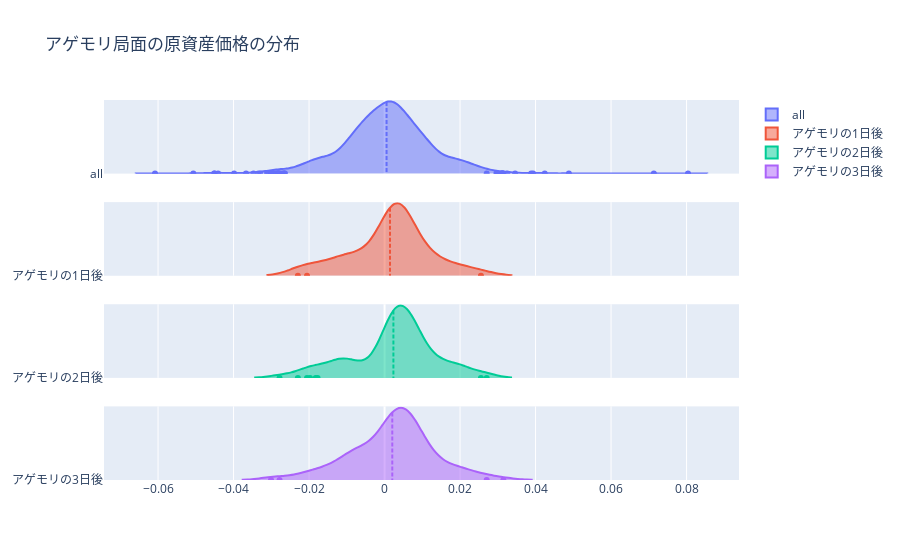

Notebook code for this chart:
### Code cell
def get_agemori_next_days(days=1, col="UnderlyingPrice"):
    return pd.concat(
        [
            s_iv_pct_change.loc[agemori_day:, :].iloc[1 : days + 1]
            for agemori_day in agemori.index
        ]
    ).loc[:, col]


s_next_days = [get_agemori_next_days(i) for i in range(1, 4)]
iv_next_days = [get_agemori_next_days(i, "ImpliedVolatility") for i in range(1, 4)]

pct_change_fig = make_subplots(rows=4, cols=1, shared_xaxes=True)
pct_change_fig.add_trace(
    go.Violin(
        x=s_iv_pct_change.loc[:, "UnderlyingPrice"], side="positive", name="all"
    ),
    row=1,
    col=1,
)
for i in range(3):
    pct_change_fig.add_trace(
        go.Violin(x=s_next_days[i], side="positive", name=f"アゲモリの{i+1}日後"),
        row=i+2,
        col=1,
    )
pct_change_fig.update_traces(meanline_visible=True)
pct_change_fig.update_layout(go.Layout(title="アゲモリ局面の原資産価格の分布"))
